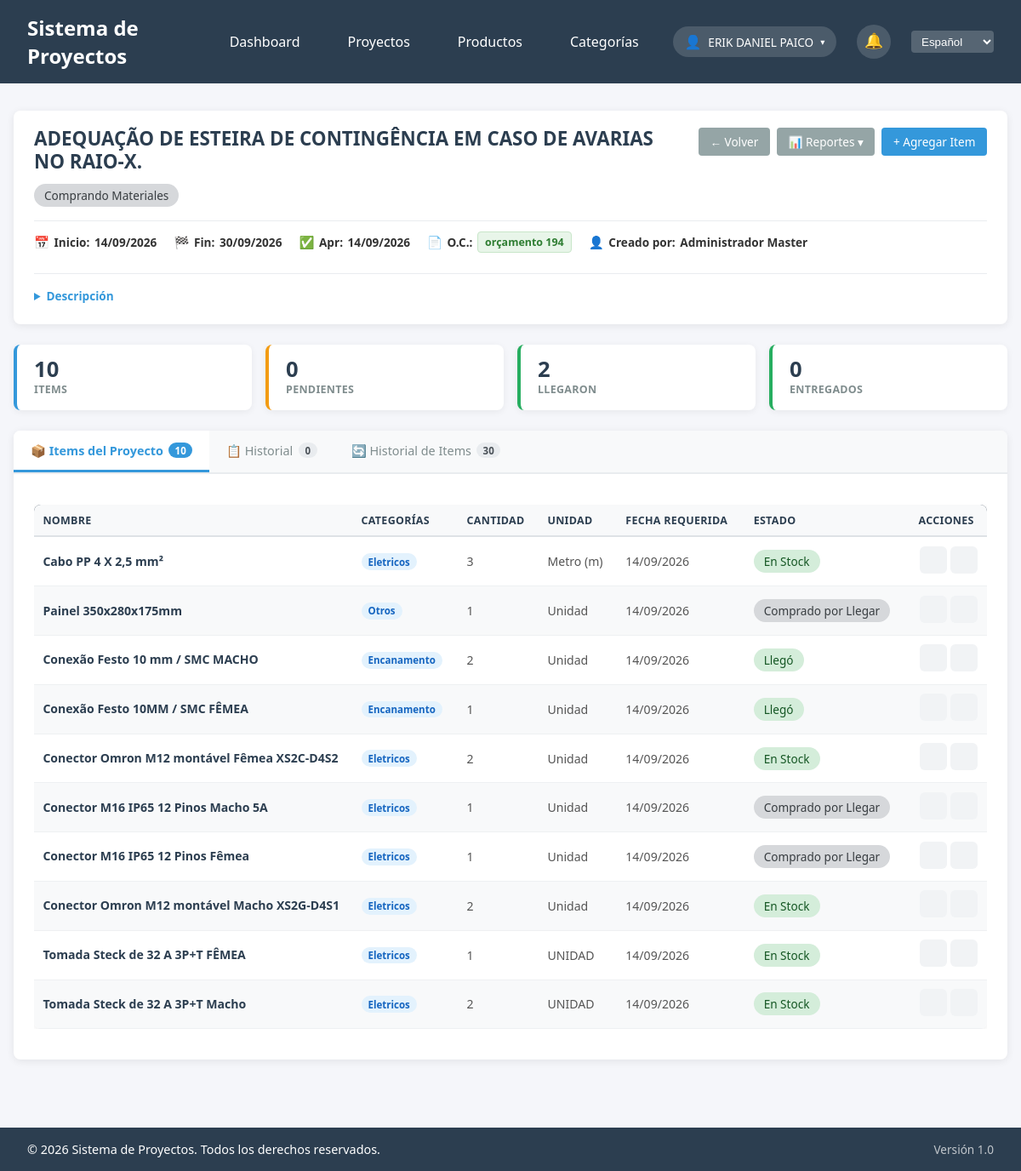
/modules/proyectos/ver.php?id=1 (signed in), run on the app's committed database.
### tables this page shows
CREATE TABLE `proyectos` (
  `id` int(11) NOT NULL,
  `nombre` varchar(200) NOT NULL,
  `descripcion` text DEFAULT NULL,
  `fecha_inicio` date NOT NULL,
  `fecha_fin` date NOT NULL,
  `fecha_aprobacion` date DEFAULT NULL,
  `orden_compra` varchar(50) DEFAULT NULL,
  `estado` enum('solicitado','orçado','pendente_aprovacion_cliente','aprovado_cliente','espera_orden_compra','comprando_materiales','elaboracion','terminado','pendiente_cobro_cliente','finalizado') DEFAULT 'solicitado',
  `usuario_creacion` int(11) DEFAULT NULL,
  `fecha_creacion` timestamp NOT NULL DEFAULT current_timestamp()
);

CREATE TABLE `usuarios` (
  `id` int(11) NOT NULL,
  `username` varchar(50) NOT NULL,
  `password` varchar(255) NOT NULL,
  `nombre_completo` varchar(100) NOT NULL,
  `email` varchar(100) DEFAULT NULL,
  `tipo_usuario` enum('directivo','gerenciador','supervisor','compras','proyectista','almacen') NOT NULL,
  `idioma_preferido` enum('es','pt') DEFAULT 'es',
  `fecha_creacion` timestamp NOT NULL DEFAULT current_timestamp(),
  `activo` tinyint(1) DEFAULT 1,
  `debe_cambiar_password` tinyint(1) DEFAULT 0
);

CREATE TABLE `items_proyecto` (
  `id` int(11) NOT NULL,
  `proyecto_id` int(11) NOT NULL,
  `producto_id` int(11) DEFAULT NULL,
  `nombre_item` varchar(200) NOT NULL,
  `descripcion` text DEFAULT NULL,
  `cantidad` int(11) NOT NULL,
  `costo_unitario` decimal(15,2) DEFAULT NULL,
  `moneda` varchar(3) DEFAULT 'USD',
  `proveedor` varchar(200) DEFAULT NULL,
  `numero_factura` varchar(100) DEFAULT NULL,
  `fecha_compra` date DEFAULT NULL,
  `unidad_medida` varchar(50) DEFAULT NULL,
  `especificaciones` text DEFAULT NULL,
  `estado` enum('solicitado','pendiente','stock','cotacion','orçado','pendiente_pago','comprado_llegar','llego','entregado','recibido') DEFAULT 'solicitado',
  `entregado_por` int(11) DEFAULT NULL,
  `fecha_entrega` datetime DEFAULT NULL,
  `recibido_por` int(11) DEFAULT NULL,
  `fecha_recepcion` datetime DEFAULT NULL,
  `fecha_requerida` date NOT NULL,
  `fecha_creacion` timestamp NOT NULL DEFAULT current_timestamp()
);

CREATE TABLE `categorias` (
  `id` int(11) NOT NULL,
  `nombre` varchar(100) NOT NULL,
  `descripcion` text DEFAULT NULL,
  `activo` tinyint(1) DEFAULT 1,
  `fecha_creacion` timestamp NOT NULL DEFAULT current_timestamp()
);

### modules/proyectos/ver.php (the view, shortened to what the rows shown need)
<?php
$db = Database::getInstance()->getConnection();
$proyecto_id = $_GET['id'] ?? 0;
$stmt = $db->prepare("SELECT p.*, u.nombre_completo as creador
                      FROM proyectos p
                      LEFT JOIN usuarios u ON p.usuario_creacion = u.id
                      WHERE p.id = ?");
$stmt->execute([$proyecto_id]);
$proyecto = $stmt->fetch();
$stmt = $db->prepare("SELECT i.*, p.nombre as producto_nombre, c.nombre as categoria_nombre
                      FROM items_proyecto i
                      LEFT JOIN productos p ON i.producto_id = p.id
                      LEFT JOIN categorias c ON p.categoria_id = c.id
                      WHERE i.proyecto_id = ?
                      ORDER BY i.fecha_requerida ASC, i.fecha_creacion DESC");
$stmt->execute([$proyecto_id]);
$items = $stmt->fetchAll();
$estados_proyecto = getEstadosProyecto();
$estados_item = getEstadosItem();
$puede_agregar_items = tienePermiso(['compras', 'directivo', 'gerenciador', 'supervisor', 'proyectista', 'almacen']) || esMaster();
$puede_cambiar_estado_item = tienePermiso(['compras', 'directivo', 'gerenciador', 'almacen']) || esMaster();
?>
<!DOCTYPE html>
<html lang="<?php echo $_SESSION['idioma'] ?? 'es'; ?>">
<head>
    <link rel="stylesheet" href="<?php echo url('assets/css/style.css'); ?>">
    <link rel="stylesheet" href="<?php echo url('assets/css/navbar.css'); ?>">
    <link rel="stylesheet" href="<?php echo url('assets/css/formularios.css'); ?>">
    <link rel="stylesheet" href="<?php echo url('assets/css/tablas.css'); ?>">
    <link rel="stylesheet" href="<?php echo url('assets/css/badges.css'); ?>">
    <link rel="stylesheet" href="<?php echo url('assets/css/mensajes.css'); ?>">
    <link rel="stylesheet" href="<?php echo url('assets/css/proyectos.css'); ?>">
    <link rel="stylesheet" href="<?php echo url('assets/css/items.css'); ?>">
    <link rel="stylesheet" href="<?php echo url('assets/css/modal.css'); ?>">
    <link rel="stylesheet" href="<?php echo url('assets/css/ui.css'); ?>">
    <link rel="stylesheet" href="<?php echo url('assets/css/notificaciones.css'); ?>">
    <link rel="stylesheet" href="<?php echo url('assets/css/footer.css'); ?>">
</head>
<body>
    <?php include '../../includes/header.php'; ?>
    <div class="container">
        <div class="proyecto-header">
            <div class="proyecto-header-top">
                <div class="proyecto-header-title">
                    <h1><?php echo htmlspecialchars($proyecto['nombre']); ?></h1>
                    <span class="estado-badge estado-<?php echo $proyecto['estado']; ?>">
                        <?php echo $estados_proyecto[$proyecto['estado']] ?? $proyecto['estado']; ?>
                    </span>
                </div>
            </div>
            <div class="proyecto-meta-bar">
                <div class="meta-item">
                    <span class="meta-icon">📅</span>
                    <span class="meta-label"><?php echo traducir('Inicio'); ?>:</span>
                    <strong><?php echo formatearFecha($proyecto['fecha_inicio']); ?></strong>
                </div>
                <div class="meta-item">
                    <span class="meta-icon">🏁</span>
                    <span class="meta-label"><?php echo traducir('Fin'); ?>:</span>
                    <strong><?php echo formatearFecha($proyecto['fecha_fin']); ?></strong>
                </div>
                <?php if ($proyecto['fecha_aprobacion']): ?>
                <div class="meta-item">
                    <span class="meta-icon">✅</span>
                    <span class="meta-label"><?php echo traducir('Apr'); ?>:</span>
                    <strong><?php echo formatearFecha($proyecto['fecha_aprobacion']); ?></strong>
                </div>
                <?php endif; ?>
                <?php if ($proyecto['orden_compra']): ?>
                <div class="meta-item">
                    <span class="meta-icon">📄</span>
                    <span class="meta-label">O.C.:</span>
                    <span class="badge-oc"><?php echo htmlspecialchars($proyecto['orden_compra']); ?></span>
                </div>
                <?php endif; ?>
                <div class="meta-item">
                    <span class="meta-icon">👤</span>
                    <span class="meta-label"><?php echo traducir('Creado por'); ?>:</span>
                    <strong><?php echo htmlspecialchars($proyecto['creador'] ?? '-'); ?></strong>
                </div>
            </div>
        </div>
        <div class="tabs-container">
            <div class="tab-panel active" id="tab-items">
                <?php if (empty($items)): ?>
                    <div class="empty-state">
                        <div class="empty-icon">📦</div>
                        <p><?php echo traducir('No hay items en este proyecto'); ?></p>
                        <?php if ($puede_agregar_items): ?>
                            <button type="button" class="btn-primary" onclick="abrirModalProducto()">
                                + <?php echo traducir('Agregar Item'); ?>
                            </button>
                        <?php endif; ?>
                    </div>
                <?php else: ?>
                    <div class="table-responsive">
                        <table class="tabla-items">
                            <thead>
                                <tr>
                                    <th><?php echo traducir('Nombre'); ?></th>
                                    <th><?php echo traducir('Categorias'); ?></th>
                                    <th><?php echo traducir('Cantidad'); ?></th>
                                    <th><?php echo traducir('Unidad'); ?></th>
                                    <th><?php echo traducir('Fecha Requerida'); ?></th>
                                    <th><?php echo traducir('Estado'); ?></th>
                                    <th class="col-acciones-th"><?php echo traducir('Acciones'); ?></th>
                                </tr>
                            </thead>
                            <tbody id="items-tbody">
                                <?php foreach ($items as $item): ?>
                                <tr>
                                    <td class="col-item-nombre">
                                        <div class="item-nombre"><?php echo htmlspecialchars($item['nombre_item']); ?></div>
                                    </td>
                                    <td class="col-item-cat">
                                        <?php if ($item['categoria_nombre']): ?>
                                            <span class="cat-badge"><?php echo htmlspecialchars($item['categoria_nombre']); ?></span>
                                        <?php else: ?>
                                            <span class="sin-cat">—</span>
                                        <?php endif; ?>
                                    </td>
                                    <td class="col-item-cant"><?php echo $item['cantidad']; ?></td>
                                    <td class="col-item-unidad"><?php echo htmlspecialchars(getUnidadLabel($item['unidad_medida'])); ?></td>
                                    <td class="col-item-fecha"><?php echo formatearFecha($item['fecha_requerida']); ?></td>
                                    <td class="col-item-estado">
                                        <span class="estado-badge estado-<?php echo $item['estado']; ?>">
                                            <?php echo $estados_item[$item['estado']] ?? $item['estado']; ?>
                                        </span>
                                    </td>
                                    <td class="col-item-acciones">
                                        <div class="acciones-grupo">
                                            <?php if ($puede_cambiar_estado_item): ?>
                                                <a href="<?php echo url('modules/items/actualizar_estado.php?id=' . $item['id'] . '&proyecto=' . $proyecto_id); ?>"
                                                   class="btn-accion btn-accion-estado"
                                                   data-tooltip="<?php echo traducir('Estado'); ?>">
                                                </a>
                                            <?php endif; ?>
                                            <a href="<?php echo url('modules/items/editar.php?id=' . $item['id'] . '&proyecto=' . $proyecto_id); ?>"
                                               class="btn-accion btn-accion-editar"
                                               data-tooltip="<?php echo traducir('Editar'); ?>">
                                            </a>
                                        </div>
                                    </td>
                                </tr>
                                <?php endforeach; ?>
                            </tbody>
                        </table>
                    </div>
                <?php endif; ?>
            </div>
        </div>
    </div>
    <?php include '../../includes/footer.php'; ?>
</body>
</html>

### data on the page
proyectos: nombre "ADEQUAÇÃO DE ESTEIRA DE CONTINGÊNCIA EM CASO DE AVARIAS NO RAIO-X.", estado "Comprando Materiales", fecha_inicio "14/09/2026", fecha_fin "30/09/2026", fecha_aprobacion "14/09/2026", orden_compra "orçamento 194", usuario_creacion.nombre_completo "Administrador Master"
items_proyecto: nombre_item "Cabo PP 4 X 2,5 mm²", categorias.nombre "Eletricos", cantidad "3", unidad_medida "Metro (m)", fecha_requerida "14/09/2026", estado "En Stock"
items_proyecto: nombre_item "Painel 350x280x175mm", categorias.nombre "Otros", cantidad "1", unidad_medida "Unidad", fecha_requerida "14/09/2026", estado "Comprado por Llegar"
items_proyecto: nombre_item "Conexão Festo 10 mm / SMC MACHO", categorias.nombre "Encanamento", cantidad "2", unidad_medida "Unidad", fecha_requerida "14/09/2026", estado "Llegó"
items_proyecto: nombre_item "Conexão Festo 10MM / SMC FÊMEA", categorias.nombre "Encanamento", cantidad "1", unidad_medida "Unidad", fecha_requerida "14/09/2026", estado "Llegó"
items_proyecto: nombre_item "Conector Omron M12 montável Fêmea XS2C-D4S2", categorias.nombre "Eletricos", cantidad "2", unidad_medida "Unidad", fecha_requerida "14/09/2026", estado "En Stock"
items_proyecto: nombre_item "Conector M16 IP65 12 Pinos Macho 5A", categorias.nombre "Eletricos", cantidad "1", unidad_medida "Unidad", fecha_requerida "14/09/2026", estado "Comprado por Llegar"
items_proyecto: nombre_item "Conector M16 IP65 12 Pinos Fêmea", categorias.nombre "Eletricos", cantidad "1", unidad_medida "Unidad", fecha_requerida "14/09/2026", estado "Comprado por Llegar"
items_proyecto: nombre_item "Conector Omron M12 montável Macho XS2G-D4S1", categorias.nombre "Eletricos", cantidad "2", unidad_medida "Unidad", fecha_requerida "14/09/2026", estado "En Stock"
items_proyecto: nombre_item "Tomada Steck de 32 A 3P+T FÊMEA", categorias.nombre "Eletricos", cantidad "1", unidad_medida "UNIDAD", fecha_requerida "14/09/2026", estado "En Stock"
items_proyecto: nombre_item "Tomada Steck de 32 A 3P+T Macho", categorias.nombre "Eletricos", cantidad "2", unidad_medida "UNIDAD", fecha_requerida "14/09/2026", estado "En Stock"

### other printed values
traducir('Dashboard') "Dashboard"
traducir('Proyectos') "Proyectos"
traducir('Productos') "Productos"
traducir('Categorias') "Categorías"
$_SESSION['nombre_completo'] "ERIK DANIEL PAICO"
traducir('Volver') "Volver"
traducir('Agregar Item') "Agregar Item"
traducir('Inicio') "Inicio"
traducir('Fin') "Fin"
traducir('Apr') "Apr"
traducir('Creado por') "Creado por"
traducir('Descripción') "Descripción"
$total_items "10"
traducir('Items') "ITEMS"
$items_pendientes "0"
